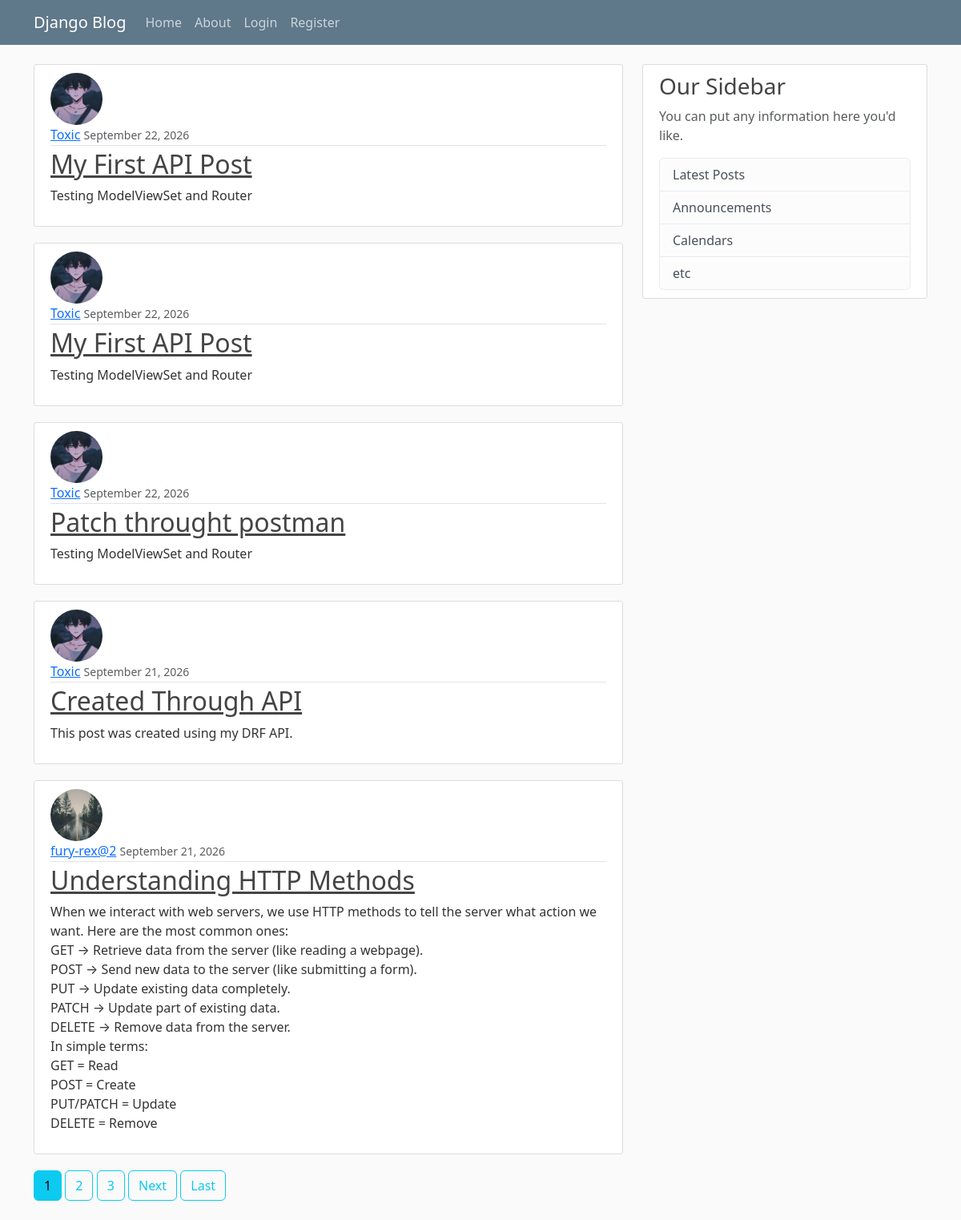
The page / on the database its author committed.
### blog/models.py (models this page shows, shortened)
class post(models.Model):
    title=models.CharField(max_length=100)
    content=models.TextField()
    date_posted =models.DateField(default=timezone.now)
    author = models.ForeignKey(User, on_delete=models.CASCADE)#one to many relationship by using foreignkey

### users/models.py (models this page shows, shortened)
class Profile(models.Model):
    user=models.OneToOneField(User, on_delete=models.CASCADE)
    image=models.ImageField(default='default.jpg',upload_to='profile_pics')

### blog/views.py (the view)
# urls.py: path('', PostListView.as_view(), name='blog-home'),
class PostListView(ListView):
    model = post
    template_name='blog/home.html'  #<app>/<model>_<viewtype>.html
    context_object_name='posts'
    ordering=['-date_posted']# this will make the order of the posts from new to old.
    paginate_by= 5  # Pagination: Splits posts into multiple pages instead of showing all posts at once.Django automatically handles which page to display.

### blog/templates/blog/home.html (shortened to what this page needs)
{% extends "blog/base.html" %}
    {% block content %}
        {% for post in posts %}
            <article class="media content-section">
                <img class="rounded-circle , article-img" src="{{ post.author.profile.image.url }}">
            <div class="media-body">
                <div class="article-metadata">
                <a class="mr-2" href="#">{{ post.author }}</a>
                <small class="text-muted">{{ post.date_posted|date:"F d, Y" }}</small>
                </div>
                <h2><a class="article-title" href="{% url 'post-detail' post.id %}">{{ post.title }}</a></h2>
                <p class="article-content">{{ post.content }}</p>
            </div>
            </article>
        {% endfor %}
        {% if is_paginated %}
            {% for num in page_obj.paginator.page_range %}
                {% if page_obj.number == num %}
                    <a class="btn btn-info mb-4" href="?page={{ num }}">{{  num }}</a>
                {% elif num > page_obj.number|add:'-3' and num < page_obj.number|add:'3' %}
                    <a class="btn btn-outline-info mb-4" href="?page={{ num }}">{{  num }}</a>
                {% endif %}
            {% endfor %}
            {% if page_obj.has_next %}
                <a class="btn btn-outline-info mb-4" href="?page={{page_obj.next_page_number}}">Next</a>
                <a class="btn btn-outline-info mb-4" href="?page={{ page_obj.paginator.num_pages}}">Last</a>
            {% endif %}
        {% endif %}
    {% endblock content %}

### blog/static/blog/main.css (style rules this page uses)
body { background: #fafafa; color: #333333; margin-top: 5rem; }
h1, h2, h3, h4, h5, h6 { color: #444444; }
.content-section { background: #ffffff; padding: 10px 20px; border: 1px solid #dddddd; border-radius: 3px; margin-bottom: 20px; }
.article-title { color: #444444; }
.article-content { white-space: pre-line; }
.article-img { height: 65px; width: 65px; margin-right: 16px; }
.article-metadata { padding-bottom: 1px; margin-bottom: 4px; border-bottom: 1px solid #e3e3e3 }

### rows shown on the page
post: author.profile.image (placeholder picture), author "Toxic", date_posted "September 22, 2026", title "My First API Post", content "Testing ModelViewSet and Router"
post: author.profile.image (placeholder picture), author "Toxic", date_posted "September 22, 2026", title "My First API Post", content "Testing ModelViewSet and Router"
post: author.profile.image (placeholder picture), author "Toxic", date_posted "September 22, 2026", title "Patch throught postman", content "Testing ModelViewSet and Router"
post: author.profile.image (placeholder picture), author "Toxic", date_posted "September 21, 2026", title "Created Through API", content "This post was created using my DRF API."
post: author.profile.image (picture), author "fury-rex@2", date_posted "September 21, 2026", title "Understanding HTTP Methods", content "When we interact with web servers, we use HTTP methods to tell the server what action we want. Here are the most common ones: GET → Retrieve data from the server (like reading a webpage). POST → Send new data to the server (like submitting a form). PUT → Update existing data completely. PATCH → Update part of existing data. DELETE → Remove data from the server. In simple terms: GET = Read POST = Create PUT/PATCH = Update DELETE = Remove"

### other values the page prints
{{ num }} "1"
{{ num }} "2" "3"
